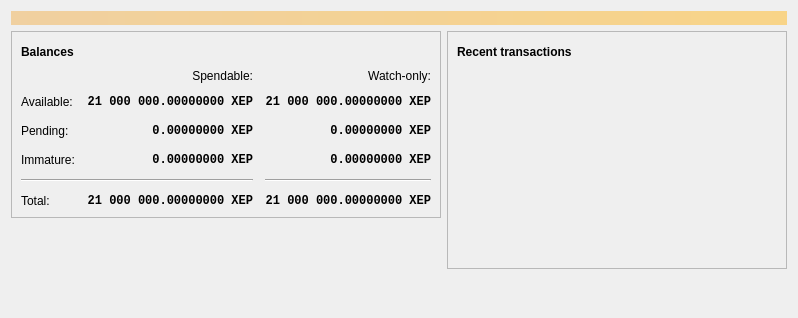
<?xml version="1.0" encoding="UTF-8"?>
<ui version="4.0">
 <class>OverviewPage</class>
 <widget class="QWidget" name="OverviewPage">
  <property name="geometry">
   <rect>
    <x>0</x>
    <y>0</y>
    <width>798</width>
    <height>318</height>
   </rect>
  </property>
  <property name="windowTitle">
   <string>Form</string>
  </property>
  <layout class="QVBoxLayout" name="topLayout">
   <item>
    <widget class="QLabel" name="labelAlerts">
     <property name="visible">
      <bool>false</bool>
     </property>
     <property name="styleSheet">
      <string notr="true">QLabel { background-color: qlineargradient(x1: 0, y1: 0, x2: 1, y2: 0, stop:0 #F0D0A0, stop:1 #F8D488); color:#000000; }</string>
     </property>
     <property name="wordWrap">
      <bool>true</bool>
     </property>
     <property name="margin">
      <number>3</number>
     </property>
     <property name="textInteractionFlags">
      <set>Qt::TextSelectableByMouse</set>
     </property>
    </widget>
   </item>
   <item>
    <layout class="QHBoxLayout" name="horizontalLayout" stretch="1,1">
     <item>
      <layout class="QVBoxLayout" name="verticalLayout_2">
       <item>
        <widget class="QFrame" name="frame">
         <property name="frameShape">
          <enum>QFrame::StyledPanel</enum>
         </property>
         <property name="frameShadow">
          <enum>QFrame::Raised</enum>
         </property>
         <layout class="QVBoxLayout" name="verticalLayout_4">
          <item>
           <layout class="QHBoxLayout" name="horizontalLayout_4">
            <item>
             <widget class="QLabel" name="label_5">
              <property name="font">
               <font>
                <weight>75</weight>
                <bold>true</bold>
               </font>
              </property>
              <property name="text">
               <string>Balances</string>
              </property>
             </widget>
            </item>
            <item>
             <widget class="QPushButton" name="labelWalletStatus">
              <property name="enabled">
               <bool>true</bool>
              </property>
              <property name="maximumSize">
               <size>
                <width>30</width>
                <height>16777215</height>
               </size>
              </property>
              <property name="toolTip">
               <string>The displayed information may be out of date. Your wallet automatically synchronizes with the XEP network after a connection is established, but this process has not completed yet.</string>
              </property>
              <property name="text">
               <string/>
              </property>
              <property name="icon">
               <iconset resource="../xep.qrc">
                <normaloff>:/icons/warning</normaloff>
                <disabledoff>:/icons/warning</disabledoff>:/icons/warning</iconset>
              </property>
              <property name="iconSize">
               <size>
                <width>24</width>
                <height>24</height>
               </size>
              </property>
              <property name="flat">
               <bool>true</bool>
              </property>
             </widget>
            </item>
            <item>
             <spacer name="horizontalSpacer_3">
              <property name="orientation">
               <enum>Qt::Horizontal</enum>
              </property>
              <property name="sizeHint" stdset="0">
               <size>
                <width>40</width>
                <height>20</height>
               </size>
              </property>
             </spacer>
            </item>
           </layout>
          </item>
          <item>
           <layout class="QGridLayout" name="gridLayout">
            <property name="spacing">
             <number>12</number>
            </property>
            <item row="2" column="2">
             <widget class="QLabel" name="labelWatchPending">
              <property name="font">
               <font>
                <family>Monospace</family>
                <weight>75</weight>
                <bold>true</bold>
               </font>
              </property>
              <property name="cursor">
               <cursorShape>IBeamCursor</cursorShape>
              </property>
              <property name="toolTip">
               <string>Unconfirmed transactions to watch-only addresses</string>
              </property>
              <property name="text">
               <string notr="true">0.00000000 XEP</string>
              </property>
              <property name="alignment">
               <set>Qt::AlignRight|Qt::AlignTrailing|Qt::AlignVCenter</set>
              </property>
              <property name="textInteractionFlags">
               <set>Qt::LinksAccessibleByMouse|Qt::TextSelectableByKeyboard|Qt::TextSelectableByMouse</set>
              </property>
             </widget>
            </item>
            <item row="2" column="1">
             <widget class="QLabel" name="labelUnconfirmed">
              <property name="font">
               <font>
                <family>Monospace</family>
                <weight>75</weight>
                <bold>true</bold>
               </font>
              </property>
              <property name="cursor">
               <cursorShape>IBeamCursor</cursorShape>
              </property>
              <property name="toolTip">
               <string>Total of transactions that have yet to be confirmed, and do not yet count toward the spendable balance</string>
              </property>
              <property name="text">
               <string notr="true">0.00000000 XEP</string>
              </property>
              <property name="alignment">
               <set>Qt::AlignRight|Qt::AlignTrailing|Qt::AlignVCenter</set>
              </property>
              <property name="textInteractionFlags">
               <set>Qt::LinksAccessibleByMouse|Qt::TextSelectableByKeyboard|Qt::TextSelectableByMouse</set>
              </property>
             </widget>
            </item>
            <item row="3" column="2">
             <widget class="QLabel" name="labelWatchImmature">
              <property name="font">
               <font>
                <family>Monospace</family>
                <weight>75</weight>
                <bold>true</bold>
               </font>
              </property>
              <property name="cursor">
               <cursorShape>IBeamCursor</cursorShape>
              </property>
              <property name="toolTip">
               <string>Mined balance in watch-only addresses that has not yet matured</string>
              </property>
              <property name="text">
               <string notr="true">0.00000000 XEP</string>
              </property>
              <property name="alignment">
               <set>Qt::AlignRight|Qt::AlignTrailing|Qt::AlignVCenter</set>
              </property>
              <property name="textInteractionFlags">
               <set>Qt::LinksAccessibleByMouse|Qt::TextSelectableByKeyboard|Qt::TextSelectableByMouse</set>
              </property>
             </widget>
            </item>
            <item row="4" column="0" colspan="2">
             <widget class="Line" name="line">
              <property name="orientation">
               <enum>Qt::Horizontal</enum>
              </property>
             </widget>
            </item>
            <item row="4" column="2">
             <widget class="Line" name="lineWatchBalance">
              <property name="sizePolicy">
               <sizepolicy hsizetype="Preferred" vsizetype="Fixed">
                <horstretch>0</horstretch>
                <verstretch>0</verstretch>
               </sizepolicy>
              </property>
              <property name="minimumSize">
               <size>
                <width>140</width>
                <height>0</height>
               </size>
              </property>
              <property name="orientation">
               <enum>Qt::Horizontal</enum>
              </property>
             </widget>
            </item>
            <item row="5" column="0">
             <widget class="QLabel" name="labelTotalText">
              <property name="text">
               <string>Total:</string>
              </property>
             </widget>
            </item>
            <item row="3" column="1">
             <widget class="QLabel" name="labelImmature">
              <property name="font">
               <font>
                <family>Monospace</family>
                <weight>75</weight>
                <bold>true</bold>
               </font>
              </property>
              <property name="cursor">
               <cursorShape>IBeamCursor</cursorShape>
              </property>
              <property name="toolTip">
               <string>Mined balance that has not yet matured</string>
              </property>
              <property name="text">
               <string notr="true">0.00000000 XEP</string>
              </property>
              <property name="alignment">
               <set>Qt::AlignRight|Qt::AlignTrailing|Qt::AlignVCenter</set>
              </property>
              <property name="textInteractionFlags">
               <set>Qt::LinksAccessibleByMouse|Qt::TextSelectableByKeyboard|Qt::TextSelectableByMouse</set>
              </property>
             </widget>
            </item>
            <item row="2" column="3">
             <spacer name="horizontalSpacer_2">
              <property name="orientation">
               <enum>Qt::Horizontal</enum>
              </property>
              <property name="sizeHint" stdset="0">
               <size>
                <width>40</width>
                <height>20</height>
               </size>
              </property>
             </spacer>
            </item>
            <item row="3" column="0">
             <widget class="QLabel" name="labelImmatureText">
              <property name="text">
               <string>Immature:</string>
              </property>
             </widget>
            </item>
            <item row="5" column="1">
             <widget class="QLabel" name="labelTotal">
              <property name="font">
               <font>
                <family>Monospace</family>
                <weight>75</weight>
                <bold>true</bold>
               </font>
              </property>
              <property name="cursor">
               <cursorShape>IBeamCursor</cursorShape>
              </property>
              <property name="toolTip">
               <string>Your current total balance</string>
              </property>
              <property name="text">
               <string notr="true">21 000 000.00000000 XEP</string>
              </property>
              <property name="alignment">
               <set>Qt::AlignRight|Qt::AlignTrailing|Qt::AlignVCenter</set>
              </property>
              <property name="textInteractionFlags">
               <set>Qt::LinksAccessibleByMouse|Qt::TextSelectableByKeyboard|Qt::TextSelectableByMouse</set>
              </property>
             </widget>
            </item>
            <item row="5" column="2">
             <widget class="QLabel" name="labelWatchTotal">
              <property name="font">
               <font>
                <family>Monospace</family>
                <weight>75</weight>
                <bold>true</bold>
               </font>
              </property>
              <property name="cursor">
               <cursorShape>IBeamCursor</cursorShape>
              </property>
              <property name="toolTip">
               <string>Current total balance in watch-only addresses</string>
              </property>
              <property name="text">
               <string notr="true">21 000 000.00000000 XEP</string>
              </property>
              <property name="alignment">
               <set>Qt::AlignRight|Qt::AlignTrailing|Qt::AlignVCenter</set>
              </property>
              <property name="textInteractionFlags">
               <set>Qt::LinksAccessibleByMouse|Qt::TextSelectableByKeyboard|Qt::TextSelectableByMouse</set>
              </property>
             </widget>
            </item>
            <item row="0" column="2">
             <widget class="QLabel" name="labelWatchonly">
              <property name="text">
               <string>Watch-only:</string>
              </property>
              <property name="alignment">
               <set>Qt::AlignRight|Qt::AlignTrailing|Qt::AlignVCenter</set>
              </property>
             </widget>
            </item>
            <item row="1" column="0">
             <widget class="QLabel" name="labelBalanceText">
              <property name="text">
               <string>Available:</string>
              </property>
             </widget>
            </item>
            <item row="1" column="1">
             <widget class="QLabel" name="labelBalance">
              <property name="font">
               <font>
                <family>Monospace</family>
                <weight>75</weight>
                <bold>true</bold>
               </font>
              </property>
              <property name="cursor">
               <cursorShape>IBeamCursor</cursorShape>
              </property>
              <property name="toolTip">
               <string>Your current spendable balance</string>
              </property>
              <property name="text">
               <string notr="true">21 000 000.00000000 XEP</string>
              </property>
              <property name="alignment">
               <set>Qt::AlignRight|Qt::AlignTrailing|Qt::AlignVCenter</set>
              </property>
              <property name="textInteractionFlags">
               <set>Qt::LinksAccessibleByMouse|Qt::TextSelectableByKeyboard|Qt::TextSelectableByMouse</set>
              </property>
             </widget>
            </item>
            <item row="1" column="2">
             <widget class="QLabel" name="labelWatchAvailable">
              <property name="font">
               <font>
                <family>Monospace</family>
                <weight>75</weight>
                <bold>true</bold>
               </font>
              </property>
              <property name="cursor">
               <cursorShape>IBeamCursor</cursorShape>
              </property>
              <property name="toolTip">
               <string>Your current balance in watch-only addresses</string>
              </property>
              <property name="text">
               <string notr="true">21 000 000.00000000 XEP</string>
              </property>
              <property name="alignment">
               <set>Qt::AlignRight|Qt::AlignTrailing|Qt::AlignVCenter</set>
              </property>
              <property name="textInteractionFlags">
               <set>Qt::LinksAccessibleByMouse|Qt::TextSelectableByKeyboard|Qt::TextSelectableByMouse</set>
              </property>
             </widget>
            </item>
            <item row="2" column="0">
             <widget class="QLabel" name="labelPendingText">
              <property name="text">
               <string>Pending:</string>
              </property>
             </widget>
            </item>
            <item row="0" column="1">
             <widget class="QLabel" name="labelSpendable">
              <property name="text">
               <string>Spendable:</string>
              </property>
              <property name="alignment">
               <set>Qt::AlignRight|Qt::AlignTrailing|Qt::AlignVCenter</set>
              </property>
             </widget>
            </item>
           </layout>
          </item>
         </layout>
        </widget>
       </item>
       <item>
        <spacer name="verticalSpacer">
         <property name="orientation">
          <enum>Qt::Vertical</enum>
         </property>
         <property name="sizeHint" stdset="0">
          <size>
           <width>20</width>
           <height>40</height>
          </size>
         </property>
        </spacer>
       </item>
      </layout>
     </item>
     <item>
      <layout class="QVBoxLayout" name="verticalLayout_3">
       <item>
        <widget class="QFrame" name="frame_2">
         <property name="frameShape">
          <enum>QFrame::StyledPanel</enum>
         </property>
         <property name="frameShadow">
          <enum>QFrame::Raised</enum>
         </property>
         <layout class="QVBoxLayout" name="verticalLayout">
          <item>
           <layout class="QHBoxLayout" name="horizontalLayout_2">
            <item>
             <widget class="QLabel" name="label_4">
              <property name="font">
               <font>
                <weight>75</weight>
                <bold>true</bold>
               </font>
              </property>
              <property name="text">
               <string>Recent transactions</string>
              </property>
             </widget>
            </item>
            <item>
             <widget class="QPushButton" name="labelTransactionsStatus">
              <property name="enabled">
               <bool>true</bool>
              </property>
              <property name="maximumSize">
               <size>
                <width>30</width>
                <height>16777215</height>
               </size>
              </property>
              <property name="toolTip">
               <string>The displayed information may be out of date. Your wallet automatically synchronizes with the XEP network after a connection is established, but this process has not completed yet.</string>
              </property>
              <property name="text">
               <string/>
              </property>
              <property name="icon">
               <iconset resource="../xep.qrc">
                <normaloff>:/icons/warning</normaloff>
                <disabledoff>:/icons/warning</disabledoff>:/icons/warning</iconset>
              </property>
              <property name="iconSize">
               <size>
                <width>24</width>
                <height>24</height>
               </size>
              </property>
              <property name="flat">
               <bool>true</bool>
              </property>
             </widget>
            </item>
            <item>
             <spacer name="horizontalSpacer">
              <property name="orientation">
               <enum>Qt::Horizontal</enum>
              </property>
              <property name="sizeHint" stdset="0">
               <size>
                <width>40</width>
                <height>20</height>
               </size>
              </property>
             </spacer>
            </item>
           </layout>
          </item>
          <item>
           <widget class="QListView" name="listTransactions">
            <property name="styleSheet">
             <string notr="true">QListView { background: transparent; }</string>
            </property>
            <property name="frameShape">
             <enum>QFrame::NoFrame</enum>
            </property>
            <property name="verticalScrollBarPolicy">
             <enum>Qt::ScrollBarAlwaysOff</enum>
            </property>
            <property name="horizontalScrollBarPolicy">
             <enum>Qt::ScrollBarAlwaysOff</enum>
            </property>
            <property name="selectionMode">
             <enum>QAbstractItemView::NoSelection</enum>
            </property>
           </widget>
          </item>
         </layout>
        </widget>
       </item>
       <item>
        <spacer name="verticalSpacer_2">
         <property name="orientation">
          <enum>Qt::Vertical</enum>
         </property>
         <property name="sizeHint" stdset="0">
          <size>
           <width>20</width>
           <height>40</height>
          </size>
         </property>
        </spacer>
       </item>
      </layout>
     </item>
    </layout>
   </item>
  </layout>
 </widget>
 <resources/>
 <connections/>
</ui>
